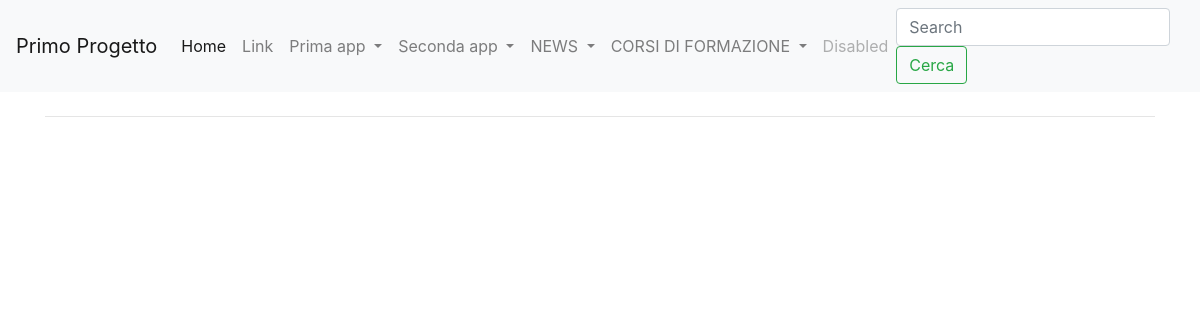
The page /query_e on the database as committed earlier.
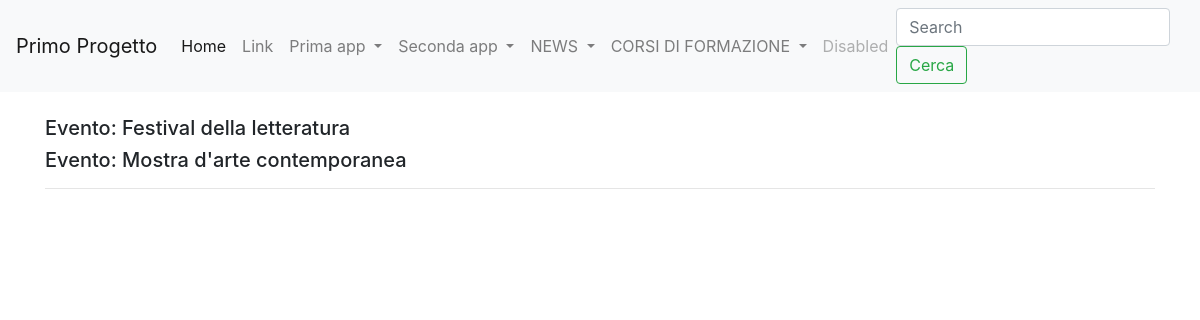
The same page on the database as committed later.
### eventi/models.py (models this page shows)
class Evento(models.Model):
    titolo = models.CharField(max_length=100)
    descrizione = models.TextField
    data_inizio = models.DateField(default=datetime.now(), blank=True)
    data_fine = models.DateField(default=datetime.now(), blank=True)
    posti_disponibili = models.IntegerField(blank=True, default=0)
    def __str__(self):
        return self.titolo
    class Meta:
        verbose_name = "Evento"
        verbose_name_plural = "Eventi"

### eventi/views.py (the view)
# urls.py: path('query_e', query_e, name = "query_e"),
def query_e(request):
    query_e = Evento.objects.filter(data_fine__lt=datetime.date(2025,5,31))
    context = {
        'query_e': query_e,
    }
    return render(request,'view_e.html',context)

### eventi/templates/view_e.html (shortened to what this page needs)
{%extends 'base.html'%}
{% block content %}
{% for evento in query_e %}
<h5>Evento: {{evento}}</h5>
{% endfor %}
<hr>
{% endblock content %}

Rows that differ between the two databases and show on the page:
added Evento: titolo "Festival della letteratura"
added Evento: titolo "Mostra d'arte contemporanea"
